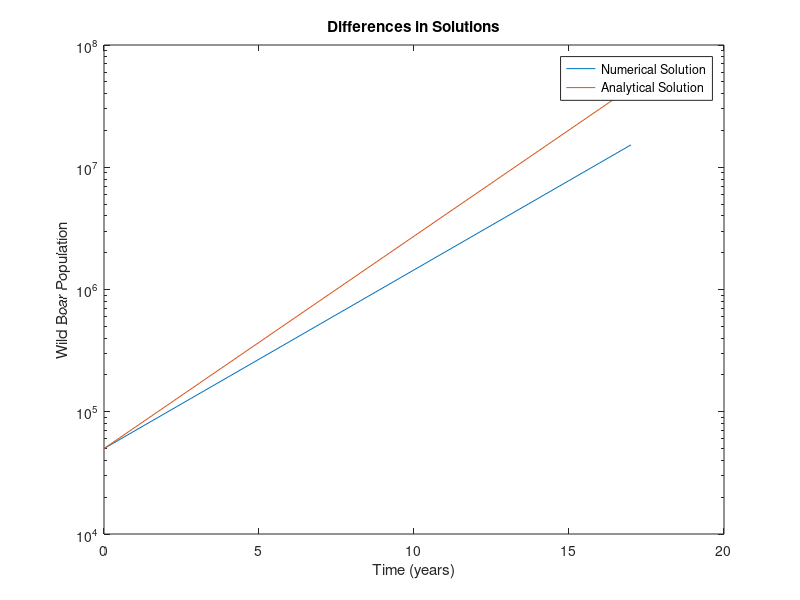

Write the MATLAB code that produced this figure.
%% Plot1
N=11.35E6 %Equilibrium Population
N0=50E3 %Starting Population
r=logspace(log10(0.01),log10(0.05)) %Growth Rate
t=log(N/N0)./r
plot(r,t)
semilogx(r,t)
xlabel('Growth Rate')
ylabel('Time')
title('Equilibrium Time')

%% Plot 2
N0=50E3 %Starting Population
r1=0.48 %Growth Rate 1
r2=0.2 %Grotwth Rate 2
t=linspace(0,100)
N1=log10(N0*exp(r1.*t))
N2=log10(N0*exp(r2.*t))
plot(t,N1)
hold on
plot(t,N2)
% semilogy(t,N1)
% semilogy(t,N2)
xlabel('Time')
ylabel('Log(Wild Boar Population)')
title('Wild Boar Population')
hold off

%% Introduction to Meshgrids
X=linspace(1,5,5)
Y=linspace(1,10,10)
Y=Y'
[V  W] =meshgrid(X,Y)
H=V+W
mesh(X,Y,H)

%% Meshgrid of the boars
r=logspace(log10(0.01),log10(0.05))
t=linspace(1,15,15)
N0=50E3
[V W]= meshgrid(r,t)
N=N0*exp(V.*W)
meshc(V,W,N)
xlabel('Growth Rate')
ylabel('Time')
zlabel('Boar Population')

%% Loops
k=0;
K=[];
for j=1:4
    k=k+j;
    K=[K,k]
end
%% Numerical Solution
N0=50E3 %Starting Population
r=0.4 %Growth Rate
t=0 %Setting initial time
n=N0 %setting initial population
T=[0] %creating the array
N=[N0] %creating the array
while n<11.35E6 %conditional statement for the loop
    t=t+1
    n=n+r*n
    T=[T,t]
    N=[N,n]
end
[row,cols]=size(T)
plot(T,N)
semilogy(T,N)
xlabel('Time (years)')
ylabel('Wild Boar Population')
title('Differences in Solutions')
hold on
tan=linspace(0,cols-1,cols)
Nan=N0*exp(r.*tan)
plot(tan,Nan)
legend('Numerical Solution','Analytical Solution')
hold off
